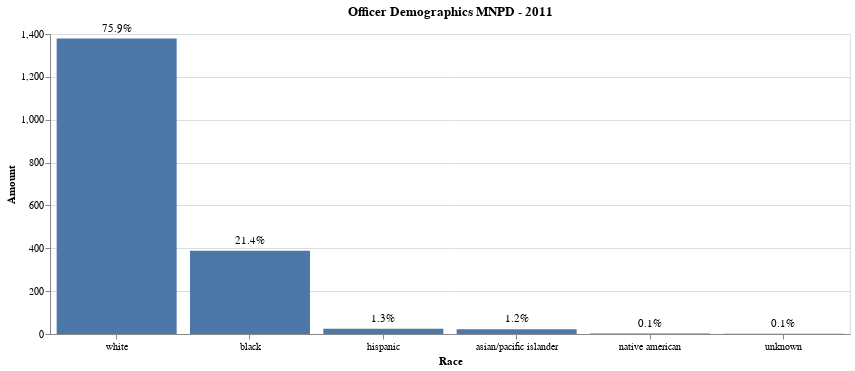

The notebook cell saved with this chart:
### Code cell
eleven = alt.Chart(chart11, title= 'Officer Demographics MNPD - 2011').mark_bar().encode(
    alt.X('Race', axis=alt.Axis(labelAngle=0),sort=alt.EncodingSortField(order='ascending')),
    alt.Y('Amount')).properties(
    width=800,
    height=300
)

text = eleven.mark_text(dy=-10).encode(text='Percentage')

eleven + text

### Figure 1 — Vega-Lite specification as saved in the notebook (floating-point values rounded to 4 significant figures)
{"config": {"view": {"continuousWidth": 400, "continuousHeight": 300}}, "layer": [{"mark": "bar", "encoding": {"x": {"type": "nominal", "axis": {"labelAngle": 0}, "field": "Race", "sort": {"order": "ascending"}}, "y": {"type": "quantitative", "field": "Amount"}}, "height": 300, "title": "Officer Demographics MNPD - 2011", "width": 800}, {"mark": {"type": "text", "dy": -10}, "encoding": {"text": {"type": "nominal", "field": "Percentage"}, "x": {"type": "nominal", "axis": {"labelAngle": 0}, "field": "Race", "sort": {"order": "ascending"}}, "y": {"type": "quantitative", "field": "Amount"}}, "height": 300, "title": "Officer Demographics MNPD - 2011", "width": 800}], "data": {"name": "data-d5eaa281ba907737be0cce2148a230ff"}, "$schema": "https://vega.github.io/schema/vega-lite/v4.8.1.json", "datasets": {"data-d5eaa281ba907737be0cce2148a230ff": [{"Race": "white", "Amount": 1379, "Percentage": "75.9%"}, {"Race": "black", "Amount": 388, "Percentage": "21.4%"}, {"Race": "hispanic", "Amount": 24, "Percentage": "1.3%"}, {"Race": "asian/pacific islander", "Amount": 22, "Percentage": "1.2%"}, {"Race": "native american", "Amount": 2, "Percentage": "0.1%"}, {"Race": "unknown", "Amount": 1, "Percentage": "0.1%"}]}}
